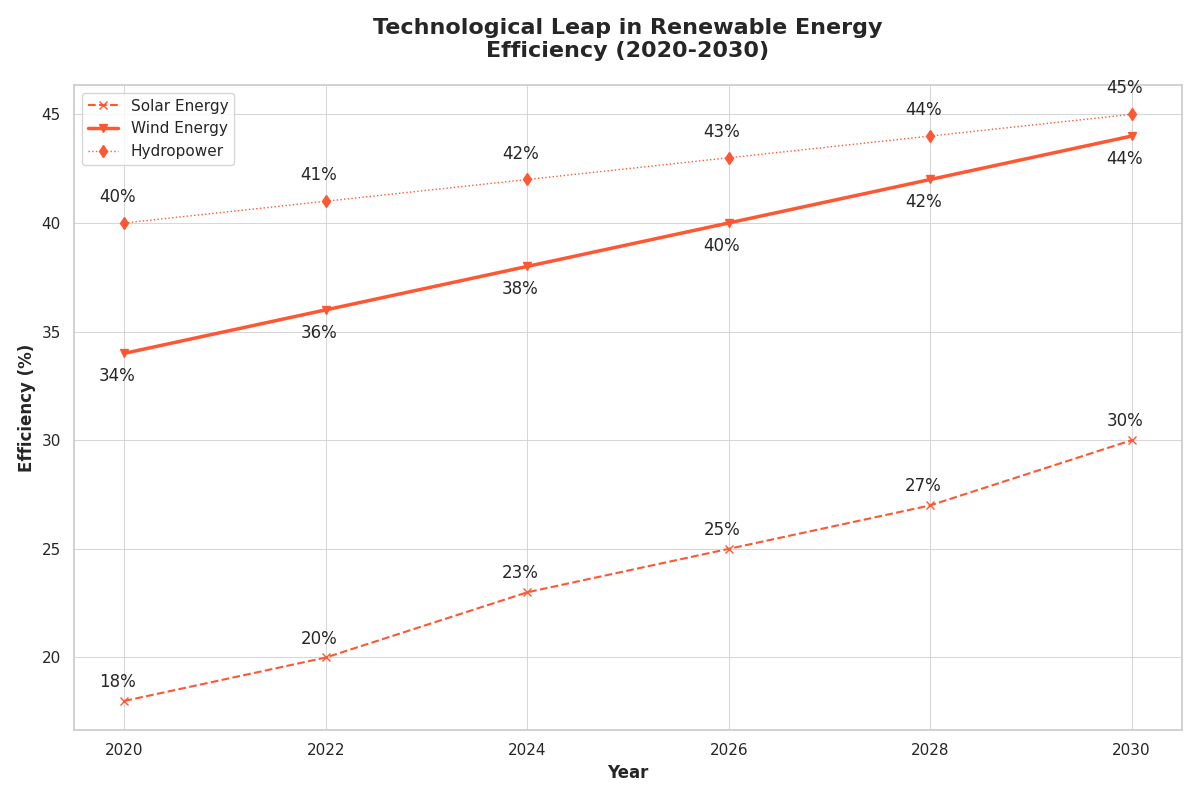

Recreate this plot in Python.
import matplotlib.pyplot as plt
import numpy as np

years = np.array([2020, 2022, 2024, 2026, 2028, 2030])
solar_efficiency = np.array([18, 20, 23, 25, 27, 30])
wind_efficiency = np.array([34, 36, 38, 40, 42, 44])
hydropower_efficiency = np.array([40, 41, 42, 43, 44, 45])

fig, ax = plt.subplots(figsize=(12, 8))

# Apply a single consistent color across all data groups
consistent_color = '#FF5733'
ax.plot(years, solar_efficiency, marker='x', linestyle='--', color=consistent_color, linewidth=1.5, label='Solar Energy')
ax.plot(years, wind_efficiency, marker='v', linestyle='-', color=consistent_color, linewidth=2.5, label='Wind Energy')
ax.plot(years, hydropower_efficiency, marker='d', linestyle=':', color=consistent_color, linewidth=1, label='Hydropower')

for (year, sol_eff, win_eff, hyd_eff) in zip(years, solar_efficiency, wind_efficiency, hydropower_efficiency):
    ax.annotate(f'{sol_eff}%', (year, sol_eff), textcoords="offset points", xytext=(-5,10), ha='center')
    ax.annotate(f'{win_eff}%', (year, win_eff), textcoords="offset points", xytext=(-5,-20), ha='center')
    ax.annotate(f'{hyd_eff}%', (year, hyd_eff), textcoords="offset points", xytext=(-5,15), ha='center')

ax.grid(True, which='major', linestyle='-', linewidth=0.75, color='lightgray', alpha=0.9)

ax.set_xlabel('Year', fontsize=12, fontweight='bold')
ax.set_ylabel('Efficiency (%)', fontsize=12, fontweight='bold')
ax.set_title('Technological Leap in Renewable Energy\nEfficiency (2020-2030)', fontsize=16, fontweight='bold', pad=20)
ax.set_xticks(years)
ax.legend(loc='upper left')

plt.tight_layout()
plt.show()
